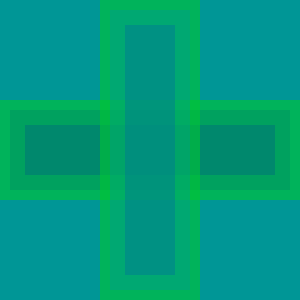
Frame 1 (no input)
Frame 60 (no input): identical to frame 1, image omitted
Frame 120 (the mouse pressed at the canvas centre since frame 60): identical to frame 1, image omitted

The p5.js sketch that drew this single still picture (run headless with seeded random() and noise() and a simulated clock; from frame 60 on, the mouse is pressed at the canvas centre):

// p5.js sketch
// ── sketch.js
function setup() {
    createCanvas(300, 300);
}

function draw() {
    background(0,150,150);
    noStroke();
    rectMode(CENTER)
    fill(0, 200, 50, 150)
    rect(150, 150, 300, 100)
    fill(0, 150, 100, 150)
    rect(150, 150, 280, 80)
    fill(0, 120, 120, 150)
    rect(150, 150, 250, 50)
    fill(0, 200, 50, 150)
    rect(150, 150, 100, 300)
    fill(0, 150, 150, 100)
    rect(150, 150, 80, 280)
    fill(0, 120, 150, 120)
    rect(150, 150, 50, 250)

}
